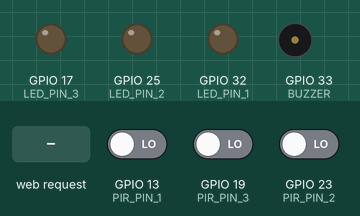
Recording of a sketch running on a simulated ESP32. Parts: output pins drawn as LEDs (lit = HIGH), buzzer (waves = sounding, pin HIGH). The test bench sets the inputs (shaded band); at power-on: GPIO 13 (PIR_PIN_1) LOW, GPIO 19 (PIR_PIN_3) LOW, GPIO 23 (PIR_PIN_2) LOW. WiFi joins after 1.5 s; servers stay silent unless stated; uploads are accepted with an empty reply; what the sketch prints to the serial monitor is not drawn.

Above: at 3.2 s.
3.3 s: GPIO 13 (PIR_PIN_1) driven HIGH
At 4.6 s:
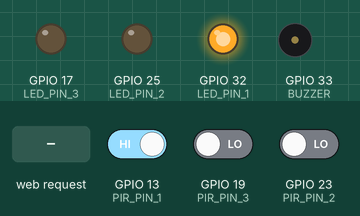
5.0 s: GPIO 13 (PIR_PIN_1) driven LOW and GPIO 19 (PIR_PIN_3) driven HIGH
8.0 s: HTTP request GET /toggle-pir received
At 10.3 s:
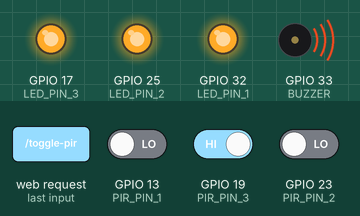
10.7 s: HTTP request GET /toggle-pir received
At 11.6 s:
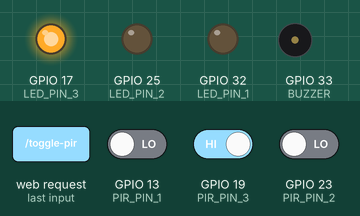
12.3 s: GPIO 19 (PIR_PIN_3) driven LOW and GPIO 23 (PIR_PIN_2) driven HIGH
15.3 s: GPIO 23 (PIR_PIN_2) driven LOW
At 16.6 s:
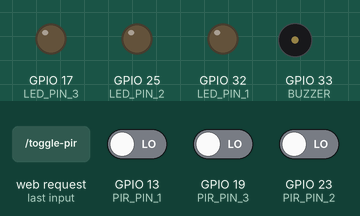
Timing chart, 0 to 18.3 s (numbered marks = the images above; inputs shaded):
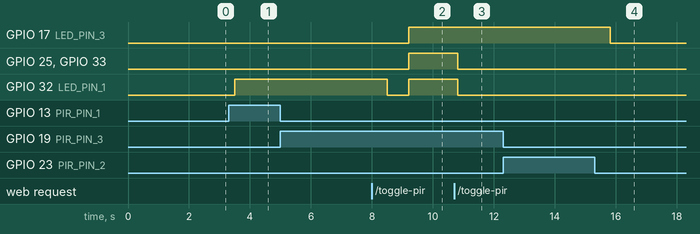

The sketch:

pir.ino
```cpp
#include <WiFi.h>
#include <HTTPClient.h>
#include <Wire.h>
#include <WiFiServer.h>
#include <WiFiUdp.h>
#include <ESPAsyncWebServer.h>

AsyncWebServer server(80);
const char* LINE_TOKEN = "COfu9/s2C0uKvsOkkgUmyI44TTlNPVv6W1f7lqgJGWEe7L6ziUIn4njxyKIb29N4HlxlYrcu4Yiti2Bq1QFt2rXHnzmlS0eApTj7Ql9ptJHjj+R4ut2VqrN+/aKg3Gr0VmGlXRYPwq5qzuqIRd4IrAdB04t89/1O/w1cDnyilFU=";
bool systemOn = false;
bool light = false;
void toggleLed() {
  systemOn = !systemOn;
}
void toggleLight() {
  light = !light;
}


const int BUZZER = 33;
const int PIR_PIN_1 = 13;
const int PIR_PIN_2 = 23;
const int PIR_PIN_3 = 19;
const int LED_PIN_1 = 32;
const int LED_PIN_2 = 25;
const int LED_PIN_3 = 17;


void setup() {
  Serial.begin(115200);

  WiFi.begin("Joja-iphone", "55555555");
  while (WiFi.status() != WL_CONNECTED) {
    delay(1000);
    Serial.println("Connecting to WiFi...");
  }
  Serial.println("WiFi connected!");

  server.on("/toggle-light", HTTP_GET, [](AsyncWebServerRequest *request){
    toggleLight();
    request->send(200, "text/plain", light ? "Light on" : "Light off");
  });
  server.on("/toggle-pir", HTTP_GET, [](AsyncWebServerRequest *request){
    toggleLed();
    request->send(200, "text/plain", systemOn ? "System on" : "System off");
  });

  // Start the server
  server.begin();

  pinMode(PIR_PIN_1, INPUT);
  pinMode(PIR_PIN_2, INPUT);
  pinMode(PIR_PIN_3, INPUT);
  pinMode(LED_PIN_1, OUTPUT);
  pinMode(LED_PIN_2, OUTPUT);
  pinMode(LED_PIN_3, OUTPUT);
  pinMode(BUZZER, OUTPUT);
}

void loop() {

    int PIR_STATE_1 = digitalRead(PIR_PIN_1);
    int PIR_STATE_2 = digitalRead(PIR_PIN_2);
    int PIR_STATE_3 = digitalRead(PIR_PIN_3);
    // อยู่บ้าน
    if(!systemOn){
      digitalWrite(LED_PIN_1, LOW);
      digitalWrite(LED_PIN_2, LOW);
      digitalWrite(LED_PIN_3, LOW);
      digitalWrite(BUZZER, LOW);
      if (PIR_STATE_1 == HIGH) {
        Serial.println("Motion Detected 1");
        digitalWrite(LED_PIN_1, HIGH);
        delay(5000);
        digitalWrite(LED_PIN_1, LOW);
      }
      if (PIR_STATE_2 == HIGH) {
        Serial.println("Motion Detected 2");
        digitalWrite(LED_PIN_2, HIGH);
        delay(5000);
        digitalWrite(LED_PIN_2, LOW);
      }
      if (PIR_STATE_3 == HIGH) {
        Serial.println("Motion Detected 3");
        digitalWrite(LED_PIN_3, HIGH);
        delay(5000);
        digitalWrite(LED_PIN_3, LOW);
      }
      else {
        Serial.println("ไม่มีใครผ่านตอนอยู่บ้าน");
      }
      delay(500);
    }

    // not home systemOn==true
    else if(systemOn)
    {
    digitalWrite(LED_PIN_1, light ? HIGH : LOW);
    digitalWrite(LED_PIN_2, light ? HIGH : LOW);
    digitalWrite(LED_PIN_3, light ? HIGH : LOW);
    digitalWrite(BUZZER, light ? HIGH : LOW);

    if (PIR_STATE_1 == HIGH) {
      Serial.println("Motion detected 1!");
      sendLineNotify("Motion detected 1!");
      light=true;
    }
    if (PIR_STATE_2 == HIGH) {
      Serial.println("Motion detected 2!");
      sendLineNotify("Motion detected 2!");
      light=true;
    }
    if (PIR_STATE_3 == HIGH) {
      Serial.println("Motion detected 3!");
      sendLineNotify("Motion detected 3!");
      light=true;
    }
    }

};

void sendLineNotify(String message) {
  HTTPClient http;
  http.begin("https://api.line.me/v2/bot/message/push");
  http.addHeader("Content-Type", "application/json");
  http.addHeader("Authorization", "Bearer " + String(LINE_TOKEN));
  String requestBody = "{\"to\":\"Ucafd9cf95567fb85c70979e6d7987ce3\",\"messages\":[{\"type\":\"text\",\"text\":\"" + message + "\"}]}";
  int httpResponseCode = http.POST(requestBody);
  if (httpResponseCode > 0) {
    Serial.println("Line message sent successfully!");
  } else {
    Serial.println("Error sending Line message.");
  }
  http.end();
}
```

Measured:
- after the input at 3.3 s, GPIO 32 (LED_PIN_1): LOW → HIGH after 0.21 s
- after the input at 5.0 s, every drawn part: stays the same
- after the input at 8.0 s, GPIO 25 (LED_PIN_2), GPIO 33 (BUZZER): LOW → HIGH after 1.2 s
- after the input at 10.7 s, GPIO 25 (LED_PIN_2), GPIO 32 (LED_PIN_1), GPIO 33 (BUZZER): HIGH → LOW after 0.11 s
- after the input at 12.3 s, every drawn part: stays the same
- after the input at 15.3 s, GPIO 25 (LED_PIN_2): stays LOW (without the input it goes to HIGH after 1.0 s)
